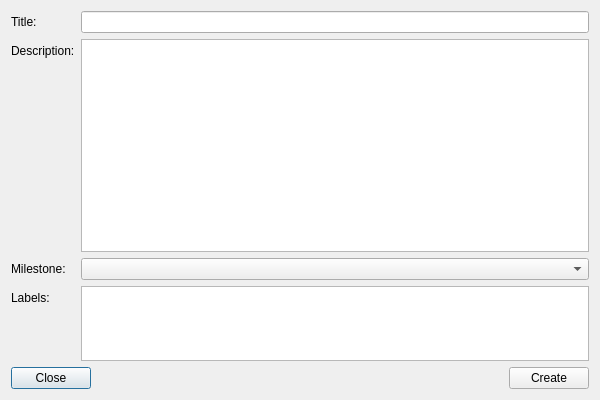
<?xml version="1.0" encoding="UTF-8"?>
<ui version="4.0">
 <class>CreateIssueDlg</class>
 <widget class="QDialog" name="CreateIssueDlg">
  <property name="geometry">
   <rect>
    <x>0</x>
    <y>0</y>
    <width>600</width>
    <height>400</height>
   </rect>
  </property>
  <property name="sizePolicy">
   <sizepolicy hsizetype="Fixed" vsizetype="Fixed">
    <horstretch>0</horstretch>
    <verstretch>0</verstretch>
   </sizepolicy>
  </property>
  <property name="minimumSize">
   <size>
    <width>600</width>
    <height>400</height>
   </size>
  </property>
  <property name="maximumSize">
   <size>
    <width>600</width>
    <height>400</height>
   </size>
  </property>
  <property name="windowTitle">
   <string>New Issue</string>
  </property>
  <layout class="QVBoxLayout" name="verticalLayout">
   <item>
    <layout class="QFormLayout" name="formLayout">
     <item row="0" column="0">
      <widget class="QLabel" name="label">
       <property name="text">
        <string>Title:</string>
       </property>
      </widget>
     </item>
     <item row="1" column="0">
      <widget class="QLabel" name="label_2">
       <property name="text">
        <string>Description:</string>
       </property>
      </widget>
     </item>
     <item row="2" column="0">
      <widget class="QLabel" name="label_3">
       <property name="text">
        <string>Milestone:</string>
       </property>
      </widget>
     </item>
     <item row="3" column="0">
      <widget class="QLabel" name="label_4">
       <property name="text">
        <string>Labels:</string>
       </property>
      </widget>
     </item>
     <item row="2" column="1">
      <widget class="QComboBox" name="cbMilesone"/>
     </item>
     <item row="1" column="1">
      <widget class="QTextEdit" name="teDescription"/>
     </item>
     <item row="0" column="1">
      <widget class="QLineEdit" name="leTitle"/>
     </item>
     <item row="3" column="1">
      <widget class="QListView" name="labelsListView">
       <property name="maximumSize">
        <size>
         <width>16777215</width>
         <height>75</height>
        </size>
       </property>
      </widget>
     </item>
    </layout>
   </item>
   <item>
    <layout class="QHBoxLayout" name="horizontalLayout">
     <item>
      <widget class="QPushButton" name="pbClose">
       <property name="text">
        <string>Close</string>
       </property>
      </widget>
     </item>
     <item>
      <spacer name="horizontalSpacer">
       <property name="orientation">
        <enum>Qt::Horizontal</enum>
       </property>
       <property name="sizeHint" stdset="0">
        <size>
         <width>40</width>
         <height>20</height>
        </size>
       </property>
      </spacer>
     </item>
     <item>
      <widget class="QPushButton" name="pbAccept">
       <property name="text">
        <string>Create</string>
       </property>
      </widget>
     </item>
    </layout>
   </item>
  </layout>
 </widget>
 <tabstops>
  <tabstop>leTitle</tabstop>
  <tabstop>teDescription</tabstop>
  <tabstop>cbMilesone</tabstop>
  <tabstop>labelsListView</tabstop>
  <tabstop>pbAccept</tabstop>
  <tabstop>pbClose</tabstop>
 </tabstops>
 <resources/>
 <connections/>
</ui>
